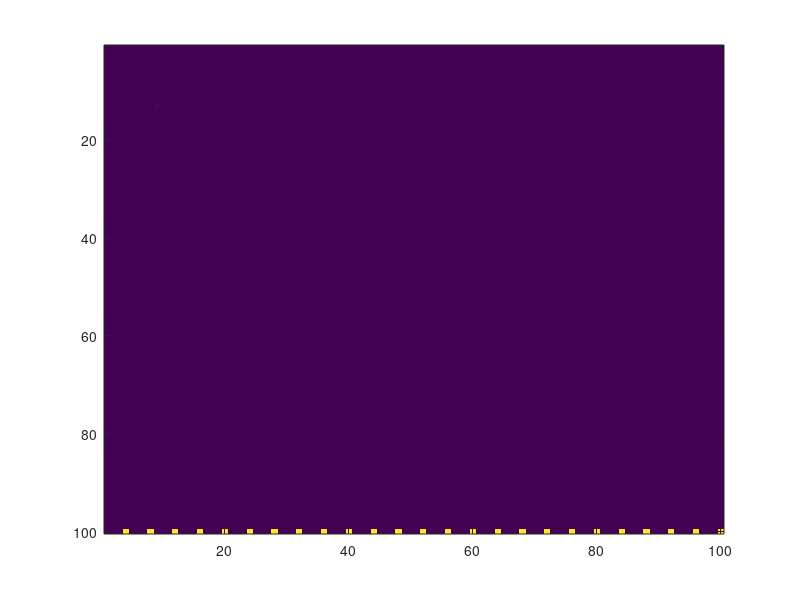

Recreate this plot in MATLAB.
% Takes the generated observaation map and plots it to be checked
close all

data = csvread('Test.txt')
image(data,'CDataMapping','scaled')